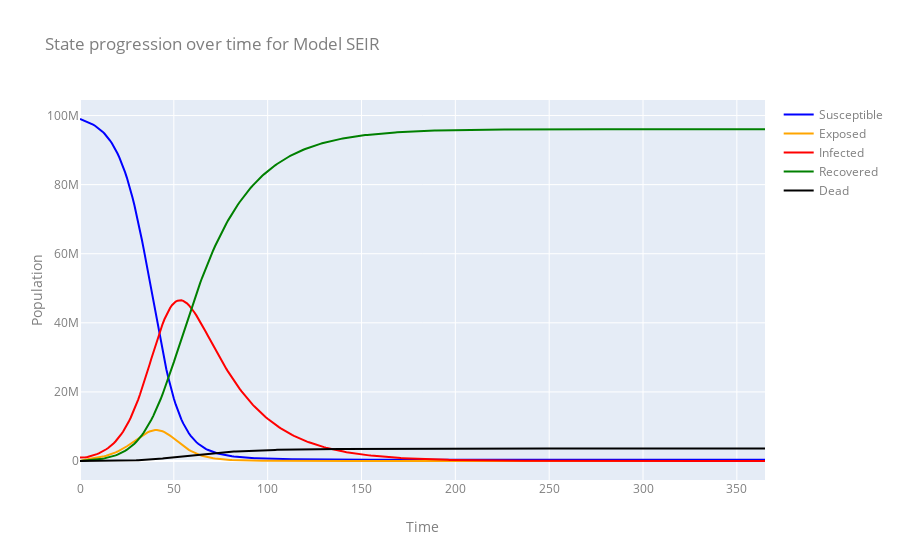

Write notebook code for a chart like this one.
### Markdown cell above
## SEIR model 
An implementation of discrete-time SEIR *(Susceptible-Exposed-Infected-Recovered)* model with an extra state, *D*, tracking mortalities.

### Code cell
# Simple SEIR
from EpyModels.models.SEIR import SEIR

model_SEIR = SEIR(name="SEIR",
            population=pop,
            init_s=prop_S,
            init_e=prop_E,
            init_i=prop_I,
            init_r=prop_R,
            beta=b,
            incubation_rate=i_rate,
            recovery_rate=r_rate,  
            mortality_rate=m_rate)

model_SEIR.run(T=365)

plot_states(model_SEIR)

### Figure 1 — Plotly figure (JSON) as saved in the notebook; plotly's stock layout.template omitted (floating-point values rounded to 4 significant figures; data arrays with more than 128 entries replaced by an {"elided": "..."} marker saying what was removed)
{"data": [{"line": {"color": "blue", "width": 2}, "mode": "lines", "name": "Susceptible", "type": "scatter", "x": {"elided": "366 int values"}, "y": {"elided": "366 int values"}}, {"line": {"color": "orange", "width": 2}, "mode": "lines", "name": "Exposed", "type": "scatter", "x": {"elided": "366 int values"}, "y": {"elided": "366 int values"}}, {"line": {"color": "red", "width": 2}, "mode": "lines", "name": "Infected", "type": "scatter", "x": {"elided": "366 int values"}, "y": {"elided": "366 int values"}}, {"line": {"color": "green", "width": 2}, "mode": "lines", "name": "Recovered", "type": "scatter", "x": {"elided": "366 int values"}, "y": {"elided": "366 int values"}}, {"line": {"color": "black", "width": 2}, "mode": "lines", "name": "Dead", "type": "scatter", "x": {"elided": "366 int values"}, "y": {"elided": "366 int values"}}], "layout": {"autosize": true, "font": {"color": "#7f7f7f", "size": 12}, "title": {"text": "State progression over time for Model SEIR"}, "xaxis": {"autorange": true, "range": [0, 365], "title": {"text": "Time"}, "type": "linear"}, "yaxis": {"autorange": true, "range": [-5500000, 104500000], "title": {"text": "Population"}, "type": "linear"}}}
